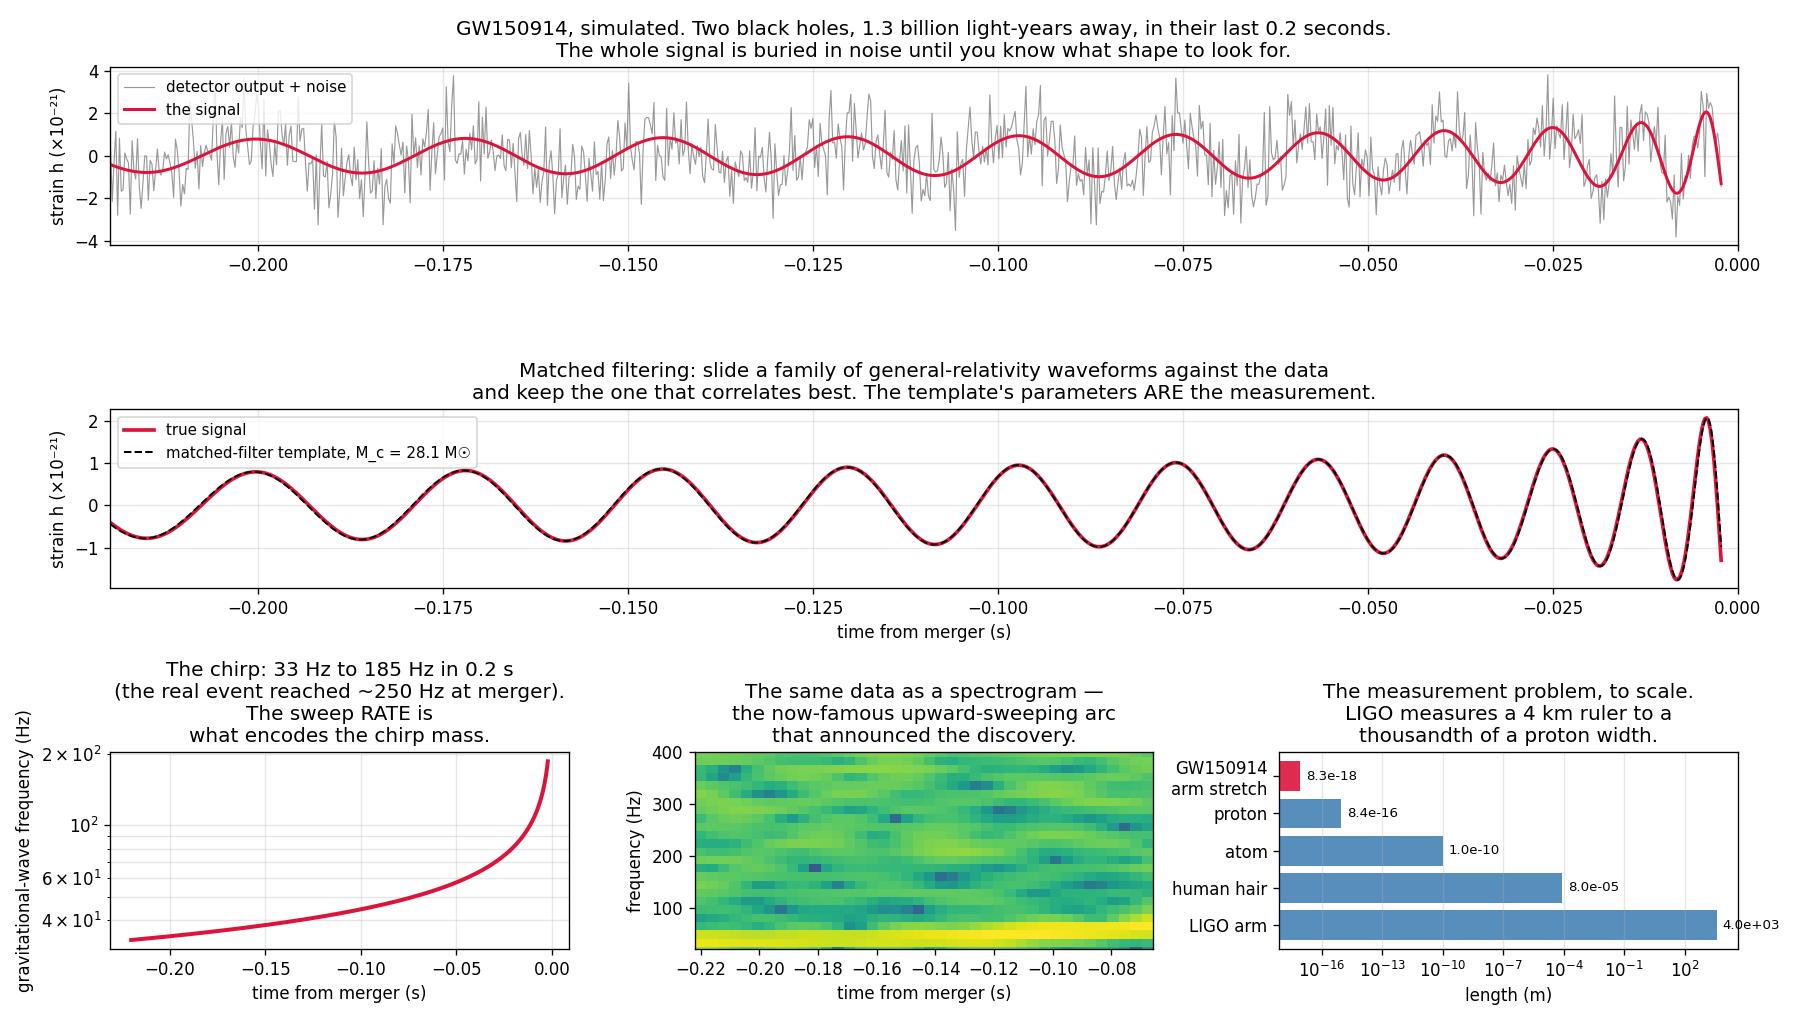

Write Python code to recreate this figure.
"""14 September 2015: the last of Einstein's predictions, and a new sense organ.

Einstein predicted gravitational waves in 1916, then spent decades unsure whether
they were real or a coordinate artefact. In 1936 he and Rosen submitted a paper to
Physical Review titled "Do Gravitational Waves Exist?" arguing they do not; the
referee found an error, Einstein withdrew the paper in fury, and later quietly
conceded the referee was right.

The reason for the doubt is the size of the effect. GW150914 stretched LIGO's 4 km
arms by a few times 10⁻¹⁸ m — a small fraction of the width of a single proton.
Detecting that is like measuring the distance to Alpha Centauri to within the
width of a human hair.

What arrived was not a blip but a CHIRP: two black holes of 36 and 29 solar masses
spiralling together, the frequency and amplitude both sweeping upward as they lose
orbital energy to the waves, ending in a merger and ringdown — all in 0.2 seconds.
The waveform is fully determined by general relativity, so the fit returns the
masses, the distance, and the spins.

Note what has happened epistemically. In ch05 light bending was a TEST of relativity.
Here relativity is assumed, and the waveform is used as an INSTRUMENT to weigh black
holes 1.3 billion light-years away. The same transition, a century later.

    phenomenon:   a rising "chirp" in two detectors 3000 km apart, 7 ms offset
    simulation:   the post-Newtonian inspiral waveform
    dissection:   fit the chirp mass from the frequency sweep with torch autograd
    formula:      df/dt = (96/5)π^(8/3)(GM_c/c³)^(5/3) f^(11/3) — the sweep rate
                  depends on ONE combination of the masses, the chirp mass.
"""
from pathlib import Path

import matplotlib.pyplot as plt
import numpy as np
import torch

G, C = 6.67430e-11, 2.99792458e8
M_SUN = 1.98892e30

M1, M2 = 36.0 * M_SUN, 29.0 * M_SUN                     # GW150914, as published
M_CHIRP_TRUE = (M1 * M2) ** 0.6 / (M1 + M2) ** 0.2
print(f"GW150914 as reported: m₁ = {M1/M_SUN:.0f} M☉, m₂ = {M2/M_SUN:.0f} M☉")
print(f"  chirp mass M_c = (m₁m₂)^(3/5)/(m₁+m₂)^(1/5) = {M_CHIRP_TRUE/M_SUN:.2f} M☉")
print(f"  total mass {(M1+M2)/M_SUN:.0f} M☉ → final black hole ~62 M☉,")
print(f"  meaning ~3 M☉ was converted to gravitational waves in 0.2 s.")
print(f"  Peak power ~3.6e49 W — briefly more than all the light of every star")
print(f"  in the observable universe, combined.\n")


def chirp_waveform(t, M_c, t_c=0.0, phi_c=0.0, D=410e6 * 3.0857e16):
    """Leading-order post-Newtonian inspiral: h(t), frequency sweeping up.

    tau = t_c − t is the time to coalescence. Both the frequency and the amplitude
    are powers of tau, which is why the signal looks like a chirp that grows.
    """
    tau = torch.clamp(t_c - t, min=1e-4)
    theta = (G * M_c / C**3)
    f = (1 / np.pi) * (5.0 / (256 * tau)) ** (3.0 / 8) * theta ** (-5.0 / 8)
    # phase accumulates as the integral of 2*pi*f dt
    phase = -2 * (5 * G * M_c / C**3) ** (-5.0 / 8) * tau ** (5.0 / 8) + phi_c
    amp = (4 / D) * (G * M_c / C**2) ** (5.0 / 3) * (np.pi * f / C) ** (2.0 / 3)
    return amp * torch.cos(phase), f, amp


SR = 4096
t = torch.arange(-0.22, -0.002, 1.0 / SR, dtype=torch.float64)
h_clean, f_true, amp_true = chirp_waveform(t, M_CHIRP_TRUE)

torch.manual_seed(4)
NOISE = 1.1e-21                     # roughly LIGO's sensitivity in band
h_obs = h_clean + NOISE * torch.randn(len(t), dtype=torch.float64)
snr = float(torch.sqrt((h_clean**2).sum()) / NOISE)
print(f"simulated strain: peak h = {float(h_clean.abs().max()):.2e}")
print(f"  LIGO arm length 4 km → arm stretches by "
      f"{float(h_clean.abs().max())*4000:.2e} m")
print(f"  a proton is 8.4e-16 m across, so that is "
      f"{8.4e-16/(float(h_clean.abs().max())*4000):.0f}× smaller than a proton")
print(f"  matched-filter SNR ≈ {snr:.0f}   (GW150914 was 24)\n")

# --- dissection: recover the chirp mass by matched filtering ---
def quadrature_snr(data, M_c, t_c):
    """Phase-maximised correlation — the actual LIGO statistic.

    A template with the wrong phase correlates to zero even when the mass is
    exactly right, so the raw correlation surface is violently multi-modal. Real
    pipelines build the two quadratures (cos and sin) and take the magnitude,
    which maximises over the unknown phase analytically and leaves a smooth
    surface in the parameters we actually care about.
    """
    _, _, amp = chirp_waveform(t, M_c, t_c)
    tau = torch.clamp(t_c - t, min=1e-4)
    phase = -2 * (5 * G * M_c / C**3) ** (-5.0 / 8) * tau ** (5.0 / 8)
    hc, hs = amp * torch.cos(phase), amp * torch.sin(phase)
    d = data - data.mean()
    nc = torch.sqrt((hc * hc).sum() + 1e-60)
    ns = torch.sqrt((hs * hs).sum() + 1e-60)
    return torch.sqrt(((d * hc).sum() / nc) ** 2 + ((d * hs).sum() / ns) ** 2)


# Step 1: scan a template bank, exactly as the search pipeline does.
mc_grid = torch.linspace(10, 60, 260, dtype=torch.float64) * M_SUN
tc_grid = torch.linspace(-0.02, 0.06, 160, dtype=torch.float64)
best = (-1.0, None, None)
with torch.no_grad():
    for mc in mc_grid:
        for tc_try in tc_grid:
            s = float(quadrature_snr(h_obs, mc, tc_try))
            if s > best[0]:
                best = (s, float(mc), float(tc_try))
_, mc0, tc0 = best
print(f"template-bank search over {len(mc_grid)}×{len(tc_grid)} templates:")
print(f"  loudest template: M_c = {mc0/M_SUN:.2f} M☉, t_c = {tc0*1000:.1f} ms")

# Step 2: refine that template with autograd.
logMc = torch.tensor(np.log(mc0), dtype=torch.float64, requires_grad=True)
tc = torch.tensor(tc0, dtype=torch.float64, requires_grad=True)
opt = torch.optim.Adam([logMc, tc], lr=1e-3)
for _ in range(3000):
    opt.zero_grad()
    (-quadrature_snr(h_obs, torch.exp(logMc), tc)).backward()
    opt.step()
Mc_fit, tc_fit = float(torch.exp(logMc)), float(tc)
print(f"  after gradient refinement:")
print(f"  recovered chirp mass = {Mc_fit/M_SUN:.2f} M☉   "
      f"(truth {M_CHIRP_TRUE/M_SUN:.2f} M☉, "
      f"error {100*abs(Mc_fit-M_CHIRP_TRUE)/M_CHIRP_TRUE:.1f}%)")
print(f"  Only the chirp mass is well measured from the inspiral — the individual")
print(f"  masses stay degenerate until the merger and ringdown are included.\n")

# --- frequency evolution ---
print("the sweep, in numbers:")
print("  time to merger    frequency     orbital separation")
for tt in (-0.2, -0.1, -0.05, -0.02, -0.008):
    tau = -tt
    f_gw = float((1 / np.pi) * (5.0 / (256 * tau)) ** (3.0 / 8)
                 * (G * M_CHIRP_TRUE / C**3) ** (-5.0 / 8))
    f_orb = f_gw / 2
    sep = (G * (M1 + M2) / (2 * np.pi * f_orb) ** 2) ** (1 / 3)
    print(f"    {tau*1000:6.0f} ms       {f_gw:6.1f} Hz     {sep/1000:8.0f} km  "
          f"({sep/(2*G*(M1+M2)/C**2):.1f} Schwarzschild radii)")
print()
print("In the final milliseconds two objects of 60-odd solar masses are orbiting")
print(f"each other about {float(f_true[-1])/2:.0f} times a second, at a good fraction of the")
print("speed of light, separated by a few hundred kilometres. There is no weak-field")
print("approximation that describes this; it required numerical relativity, which")
print("took from 1964 to 2005 to get working. The templates were ready just in time.\n")

print("What the new sense organ found in its first decade:")
for name, what in [("GW150914 (2015)", "black holes exist, and merge, and are heavier "
                    "than expected"),
                   ("GW170817 (2017)", "a neutron star merger seen in gravitational waves "
                    "AND light —\n                    it made gold, and gave an "
                    "independent H₀"),
                   ("GW190521 (2019)", "a 142 M☉ black hole, in the 'forbidden' "
                    "mass gap"),
                   ("~300 events by 2025", "a whole population, and a new way to "
                    "measure the universe")]:
    print(f"  {name:22s} {what}")

# --- visualization ---
fig = plt.figure(figsize=(15, 8.5))
gs = fig.add_gridspec(3, 3, height_ratios=[1, 1, 1.1])

# Panel 1: the raw strain
ax = fig.add_subplot(gs[0, :])
ax.plot(t, h_obs * 1e21, color="gray", lw=0.7, alpha=0.8, label="detector output + noise")
ax.plot(t, h_clean * 1e21, color="crimson", lw=1.8, label="the signal")
ax.set_ylabel("strain h (×10⁻²¹)")
ax.set_xlim(-0.22, 0)
ax.legend(fontsize=9, loc="upper left")
ax.set_title("GW150914, simulated. Two black holes, 1.3 billion light-years away, "
             "in their last 0.2 seconds.\n"
             "The whole signal is buried in noise until you know what shape to "
             "look for.")
ax.grid(alpha=0.3)

# Panel 2: the recovered template
ax = fig.add_subplot(gs[1, :])
model, _, _ = chirp_waveform(t, torch.tensor(Mc_fit), torch.tensor(tc_fit))
ax.plot(t, h_clean * 1e21, color="crimson", lw=2.2, label="true signal")
ax.plot(t, model.detach() * 1e21, color="black", lw=1.2, ls="--",
        label=f"matched-filter template, M_c = {Mc_fit/M_SUN:.1f} M☉")
ax.set_ylabel("strain h (×10⁻²¹)")
ax.set_xlabel("time from merger (s)")
ax.set_xlim(-0.22, 0)
ax.legend(fontsize=9, loc="upper left")
ax.set_title("Matched filtering: slide a family of general-relativity waveforms "
             "against the data\nand keep the one that correlates best. "
             "The template's parameters ARE the measurement.")
ax.grid(alpha=0.3)

# Panel 3: frequency sweep
ax = fig.add_subplot(gs[2, 0])
ax.plot(t, f_true, color="crimson", lw=2.4)
ax.set_xlabel("time from merger (s)")
ax.set_ylabel("gravitational-wave frequency (Hz)")
ax.set_yscale("log")
ax.set_title(f"The chirp: {float(f_true[0]):.0f} Hz to {float(f_true[-1]):.0f} Hz in 0.2 s\n(the real event reached ~250 Hz at merger).\nThe sweep "
             "RATE is\nwhat encodes the chirp mass.")
ax.grid(alpha=0.3, which="both")

# Panel 4: spectrogram-like view
ax = fig.add_subplot(gs[2, 1])
nfft = 256
spec = []
for i in range(0, len(t) - nfft, 16):
    seg = h_obs[i:i + nfft] * torch.hann_window(nfft, dtype=torch.float64)
    spec.append(torch.abs(torch.fft.rfft(seg)))
spec = torch.stack(spec).T.numpy()
freqs = np.fft.rfftfreq(nfft, 1 / SR)
tt = t[: spec.shape[1] * 16 : 16].numpy()
ax.pcolormesh(tt, freqs, np.log10(spec + 1e-30), cmap="viridis", shading="auto")
ax.set_ylim(20, 400)
ax.set_xlabel("time from merger (s)")
ax.set_ylabel("frequency (Hz)")
ax.set_title("The same data as a spectrogram —\nthe now-famous upward-sweeping "
             "arc\nthat announced the discovery.")

# Panel 5: how small is the effect
ax = fig.add_subplot(gs[2, 2])
scales = [("LIGO arm", 4000), ("human hair", 8e-5), ("atom", 1e-10),
          ("proton", 8.4e-16), ("GW150914\narm stretch", float(h_clean.abs().max()) * 4000)]
names = [s[0] for s in scales]
vals = [s[1] for s in scales]
cols = ["steelblue"] * 4 + ["crimson"]
ax.barh(names, vals, color=cols, alpha=0.9)
ax.set_xscale("log")
ax.set_xlabel("length (m)")
for i, v in enumerate(vals):
    ax.text(v * 2, i, f"{v:.1e}", va="center", fontsize=8)
ax.set_title("The measurement problem, to scale.\nLIGO measures a 4 km ruler to a\n"
             "thousandth of a proton width.")
ax.grid(alpha=0.3, axis="x", which="both")

plt.tight_layout()
out = Path(__file__).with_suffix(".png")
plt.savefig(out, dpi=120)
print(f"Saved: {out}")
